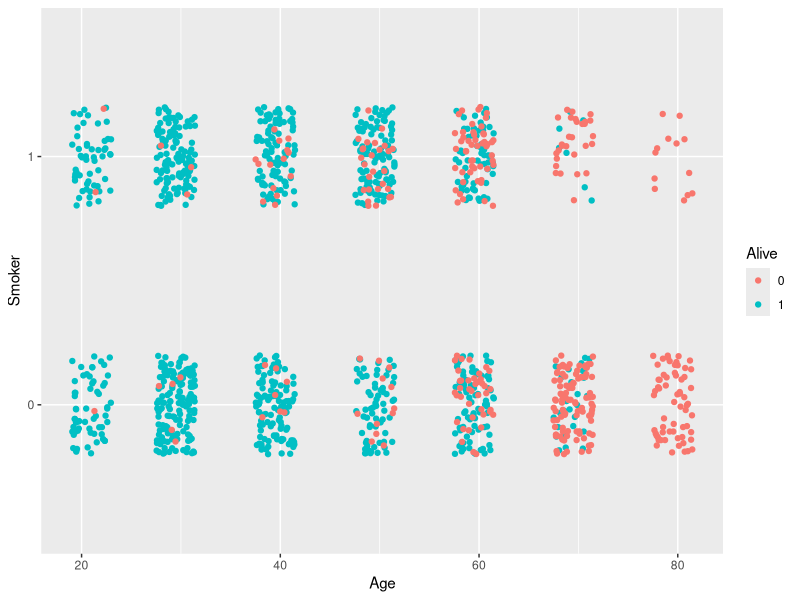
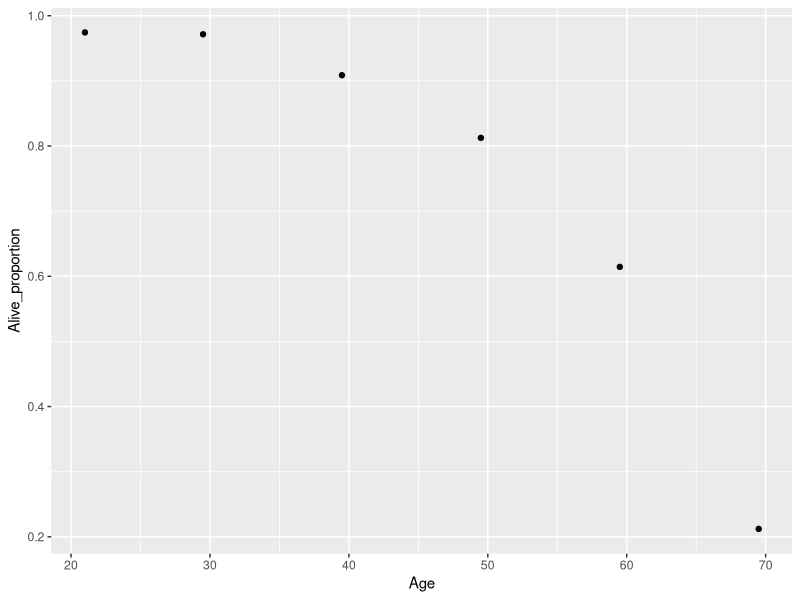
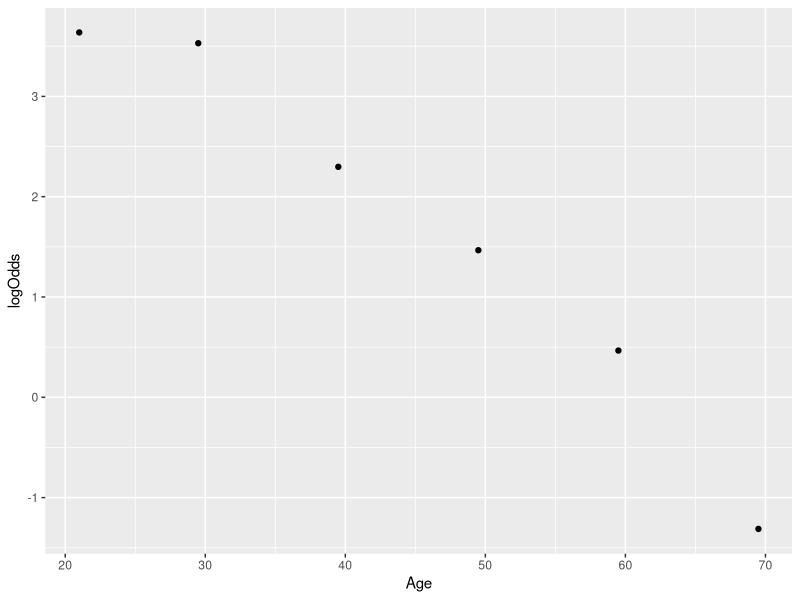

R code for these plots, in order:
## ---- chunk 1
knitr::opts_chunk$set(echo = TRUE)
## ---- chunk 2
library(tidyverse)
## ---- chunk 3
smoke = read.table(file = "smoke.csv", header = T, sep = ",")
smoke$Alive = factor(smoke$Alive)
smoke$Smoker = factor(smoke$Smoker)
smoke %>% group_by(Smoker,Alive) %>% count() %>% spread(key = "Smoker",value = "n")
smoke %>% ggplot(aes(x = Age, y = Smoker, color = Alive)) + geom_jitter(width = 2, height = 0.2) 
## ---- chunk 4
#Let's look at a plot of age vs proportion alive
summary = smoke %>% count(Age, Alive) %>%
  group_by(Age) %>%
  mutate(Alive_proportion = n/sum(n),
         total = sum(n)) %>%
  filter(Alive == 1) %>% select(-c(Alive,n))

summary %>%
  ggplot(aes(x = Age, y = Alive_proportion)) +
  geom_point()
## ---- chunk 5
summary = summary %>% 
  mutate(logOdds = log(Alive_proportion/(1-Alive_proportion)))
summary %>% ggplot(aes(x = Age, y = logOdds)) +
  geom_point()
## ---- chunk 6
# In practice, we would just do this:
model_age = glm(Alive ~ Age, data = smoke, family = "binomial")
summary(model_age)
## ---- chunk 7
summary_model = model_age %>% fortify()
summary_model = summary_model %>% mutate(predicted_prob = exp(.fitted)/(1 + exp(.fitted)))
## ---- chunk 8
model_smoker = glm(Alive ~ Smoker, data = smoke, family = "binomial")
summary(model_smoker)
